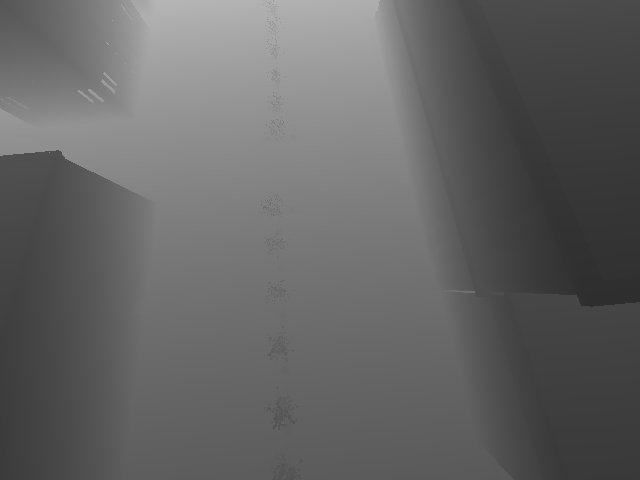
#> input picture Utilities/airsim/rgbd/4348.794000.png, 640 x 480 px
$ python visualize_single_depth.py
#> lines starting #> are read from the running program, lines starting #| are printed output that depends on the picture
import matplotlib.pyplot as plt
import numpy as np
import cv2

# Load the depth image from a PNG file
depth_path = "4348.794000.png"
depth_image = cv2.imread(depth_path, cv2.IMREAD_UNCHANGED)  # Preserve original bit-depth
#> depth_image is the input picture: shape (480, 640) uint16; min 11820, max 46625, mean 25767.8

if depth_image is None:
    raise ValueError(f"Cannot load image from {depth_path}")

# Convert to float32 if not already (e.g., if uint16 is used, and values represent millimeters)
if depth_image.dtype != np.float32:
    depth_image = depth_image.astype(np.float32)
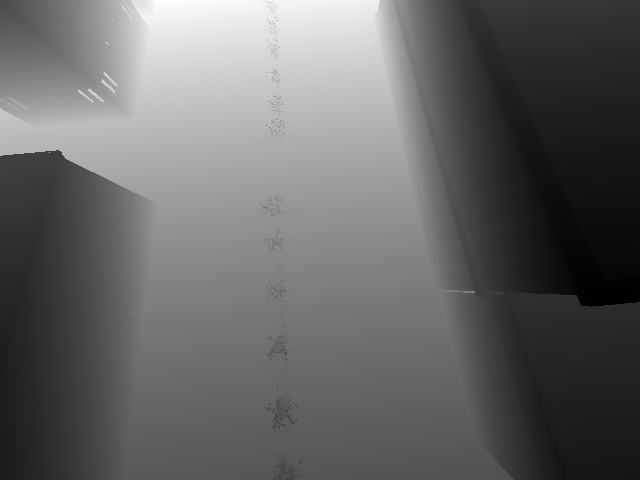
#> depth_image: shape (480, 640) float32; min 11820, max 46625, mean 25767.8; drawn with min black and max white
    # Optional: scale to meters if needed (e.g., divide by 1000 if stored in millimeters)
    # depth_image /= 1000.0

# Avoid extremely large distances (clamp depth > 300 to 300)
depth_image[depth_image > 50] = 50
#> depth_image: shape (480, 640) float32; every value is 50

# Normalize depth for visualization
depth_min = np.min(depth_image)
#> depth_min = 50
depth_max = np.max(depth_image)
#> depth_max = 50

if depth_max > depth_min:
    depth_normalized = cv2.normalize(depth_image, None, 0, 255, cv2.NORM_MINMAX)
    depth_8bit = depth_normalized.astype(np.uint8)
else:
    depth_8bit = np.zeros_like(depth_image, dtype=np.uint8)

# Convert to BGR for cv2-based visualization (optional, for saving)
depth_vis = cv2.cvtColor(depth_8bit, cv2.COLOR_GRAY2BGR)
#> depth_vis: shape (480, 640, 3); every value is 0
#> depth_8bit: shape (480, 640); every value is 0

# Plotting
plt.figure(figsize=(12, 5))

# Subplot 1: Depth Image Visualization
plt.subplot(1, 2, 1)
plt.imshow(depth_8bit, cmap='jet')  # Use colormap for better visual contrast
plt.colorbar(label="Depth (Normalized)")
plt.title("Depth Image Visualization")
plt.axis("off")

# Subplot 2: Histogram of Depth Values
plt.subplot(1, 2, 2)
plt.hist(depth_image.flatten(), bins=50, color='blue', alpha=0.7)
plt.xlabel("Depth Value")
plt.ylabel("Frequency")
plt.title("Histogram of Depth Values")

plt.tight_layout()
plt.show()
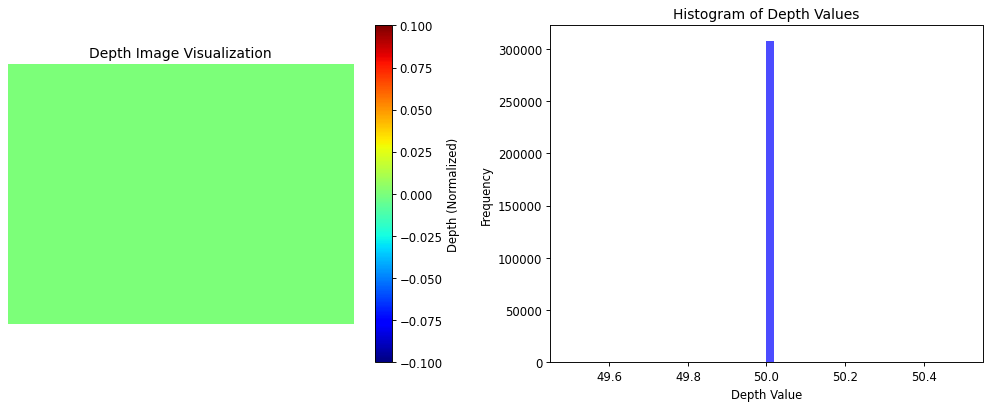
#> figure drawn by matplotlib, 3 panels; panel 3: tallest bar 307200 high, from x = 50 to 50.02
